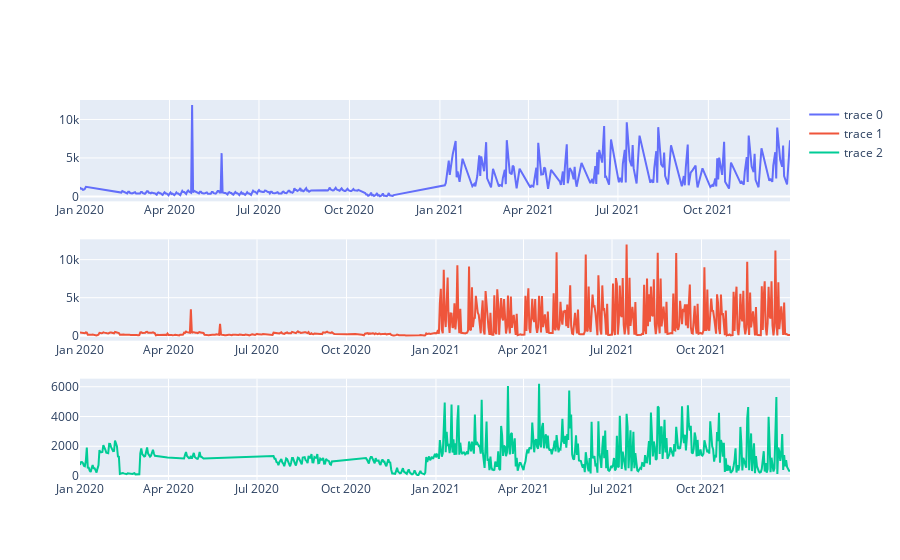

The notebook cell saved with this chart:
### Code cell
fig = make_subplots(rows = 3, cols= 1) # üç satır ve bir sütündan (2*1) oluşan alt grafik oluştur
#append_trace mevcüt bir figüre yeni bir nesne grafiği oluşturulmasını sağlar (bunun yerine add_trace kullanabilirsin .)
fig.append_trace(go.Line(x = in_store["Invoice Date"], y = in_store["Units Sold"]), row = 1, col = 1)
# birinci satırı instore da tutulan  date bilgisini x eksenine y eksenine ise satış bilgisini  
fig.append_trace(go.Line(x = online["Invoice Date"], y = online["Units Sold"]), row = 2, col = 1)
#go.line ile çizgi grafiği olucağını belirtirsin
fig.append_trace(go.Line(x = outlet["Invoice Date"], y = outlet["Units Sold"]), row = 3, col = 1)

fig.show()

### Figure 1 — Plotly figure (JSON) as saved in the notebook; plotly's stock layout.template omitted (floating-point values rounded to 4 significant figures; data arrays with more than 128 entries replaced by an {"elided": "..."} marker saying what was removed)
{"data": [{"type": "scatter", "x": {"elided": "426 str values"}, "xaxis": "x", "y": {"elided": "426 int values"}, "yaxis": "y"}, {"type": "scatter", "x": {"elided": "724 str values"}, "xaxis": "x2", "y": {"elided": "724 int values"}, "yaxis": "y2"}, {"type": "scatter", "x": {"elided": "598 str values"}, "xaxis": "x3", "y": {"elided": "598 int values"}, "yaxis": "y3"}], "layout": {"xaxis": {"anchor": "y", "domain": [0, 1]}, "xaxis2": {"anchor": "y2", "domain": [0, 1]}, "xaxis3": {"anchor": "y3", "domain": [0, 1]}, "yaxis": {"anchor": "x", "domain": [0.7333, 1]}, "yaxis2": {"anchor": "x2", "domain": [0.3667, 0.6333]}, "yaxis3": {"anchor": "x3", "domain": [0, 0.2667]}}}
